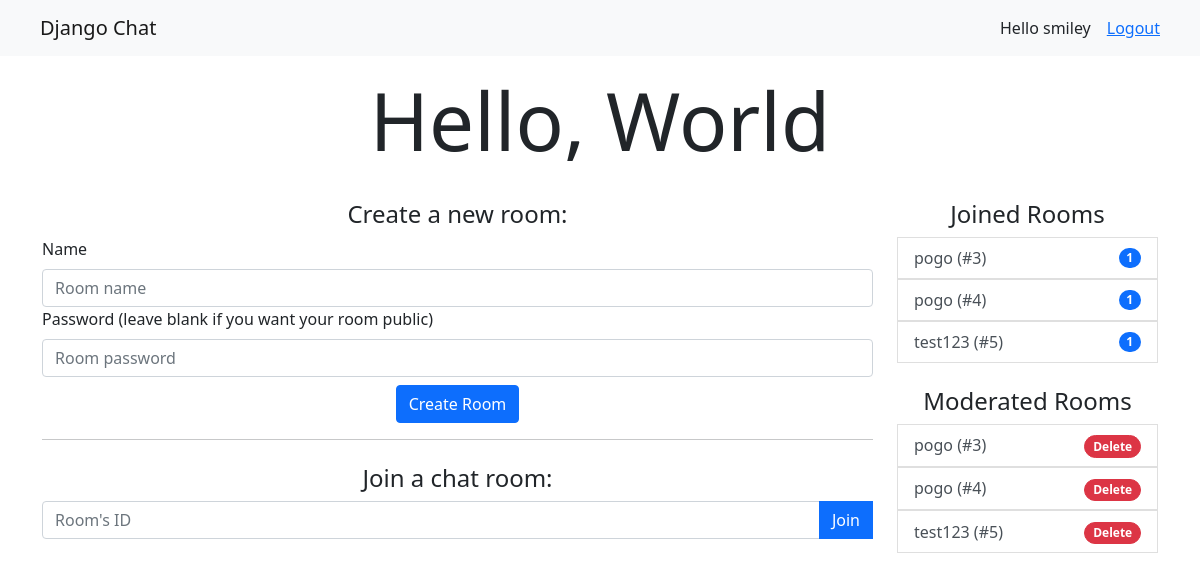
The app's page / (signed in), older data.
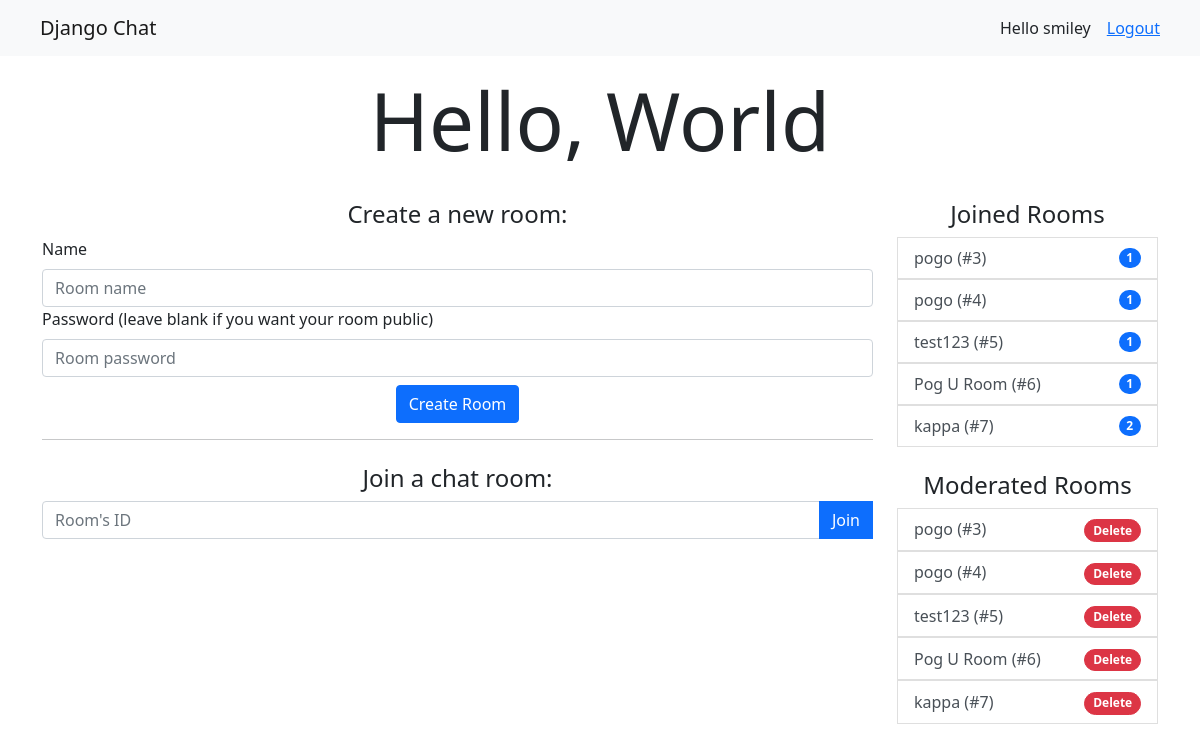
The same page, newer data.
### chat/models.py (models this page shows)
class Room(models.Model):
    name = models.CharField(max_length=50)
    creator =  models.ForeignKey(User, on_delete=models.CASCADE, related_name='rooms_created')
    participants = models.ManyToManyField(User, related_name='rooms_joined')
    moderators = models.ManyToManyField(User, related_name='rooms_moderated')
    password = models.CharField(max_length=50, default=None, blank=True, null=True)

### chat/views.py (the view)
# urls.py: path('', views.index, name='home'),
def index(request):
    context = {}
    if request.user.is_authenticated:
        context['room_form'] = CreateRoomForm()
        rooms_joined = Room.objects.filter(participants=request.user)
        rooms_moderated = Room.objects.filter(moderators=request.user) | Room.objects.filter(creator=request.user)
        context['rooms_joined'] = rooms_joined
        context['rooms_moderated'] = rooms_moderated
    if request.session.get('msg'):
        context['msg'] = request.session['msg']
        del request.session['msg']
    return render(request, 'chat/index.html', context)

### chat/forms.py (shortened to what this page needs)
class CreateRoomForm(forms.ModelForm):
    class Meta:
        model = Room
        widgets = {
            'name': forms.TextInput(attrs={'placeholder': 'Room name'}),
            'password': forms.PasswordInput(attrs={'placeholder': 'Room password'})
        }
        labels = {
            'password': 'Password (leave blank if you want your room public)'
        }
        fields = {'name', 'password'}
    def __init__(self, *args, **kwargs):
        super(CreateRoomForm, self).__init__(*args, **kwargs)
        for visible in self.visible_fields():
            visible.field.widget.attrs['class'] = 'form-control'
        self.order_fields(['name', 'password'])

### chat/templates/chat/index.html (shortened to what this page needs)
{% extends 'base.html' %}
{% block content %}
    <div class="text-center">
        <h1 class="display-1 mt-3 text-center">Hello, World</h1>
        {% if user.is_authenticated %}
        <div class="row">
            <div class="col-9">
                <section class="mt-4">
                    <h4>Create a new room:</h4>
                    <form action="{% url 'chat:create_room' %}" method="post" class='text-start'>
                        {% for field in room_form %}
                        <div class="form-group">
                            <label class="form-label" for="{{ field.auto_id }}">{{ field.label }}</label>
                            {{ field }}
                        </div>
                        {% endfor %}
                        <p class="text-center mt-2"><button class="btn btn-primary">Create Room</button></p>
                    </form>
                </section>
                <hr>
                <section class="mt-4">
                    <h4>Join a chat room:</h4>
                    <form action="{% url 'chat:chat_redirect' %}" method="post">
                        <div class="input-group mb-3">
                            <input type="number" name="room_id" class="form-control" placeholder="Room's ID">
                            <button type="button" class="btn btn-primary" data-bs-toggle="modal" data-bs-target="#passwordModal">Join</button>
                        </div>
                    </form>
                </section>
            </div>
            <div class="col-3">
                <section class="mt-4">
                    <h4>Joined Rooms</h4>
                    <ul class="list-group">
                        {% for room in rooms_joined %}
                            <a href="{% url 'chat:chat_room' room.id %}" class='text-reset text-decoration-none'>
                                <li class="list-group-item list-group-item-action d-flex justify-content-between align-items-center">
                                    {{ room.name }} (#{{ room.id }})
                                    <span class="badge bg-primary rounded-pill">{{ room.participants.all.count }}</span>
                                </li>
                            </a>
                        {% empty %}
                            <li class="list-group-item">You have not joined any room yet</li>
                        {% endfor %}
                    </ul>
                </section>
                <section class="mt-4">
                    <h4>Moderated Rooms</h4>
                    <ul class="list-group">
                        {% for room in rooms_moderated %}
                            <a href="{% url 'chat:chat_room' room.id %}" class='text-reset text-decoration-none'>
                                <li class="list-group-item list-group-item-action d-flex justify-content-between align-items-center">
                                    {{ room.name }} (#{{ room.id }})
                                    {% if room.creator == request.user %}
                                        <form action="{% url 'chat:delete_room' room.id %}" method="post">
                                            <button type="submit" class="btn btn-danger btn-sm rounded-pill" id="delete-btn">Delete</button>
                                        </form>
                                    {% endif %}
                                </li>
                            </a>
                        {% empty %}
                            <li class="list-group-item">You have not joined any room yet</li>
                        {% endfor %}
                    </ul>
                </section>
            </div>
        </div>
        {% else %}
            <h4 class='mt-4'>Please <a href="{% url 'chat:login' %}">login</a> to join a chat room.</h4>
            <h5>Don't have an account? <a href="{% url 'chat:register' %}">Sign up.</a></h5>
        {% endif %}
    </div>
{% endblock %}

Row changes from the older to the newer data that the page shows:
added Room: name "Pog U Room", id "6", participants.all.count "1", shows "Delete"
added Room: name "kappa", id "7", participants.all.count "2", shows "Delete"
